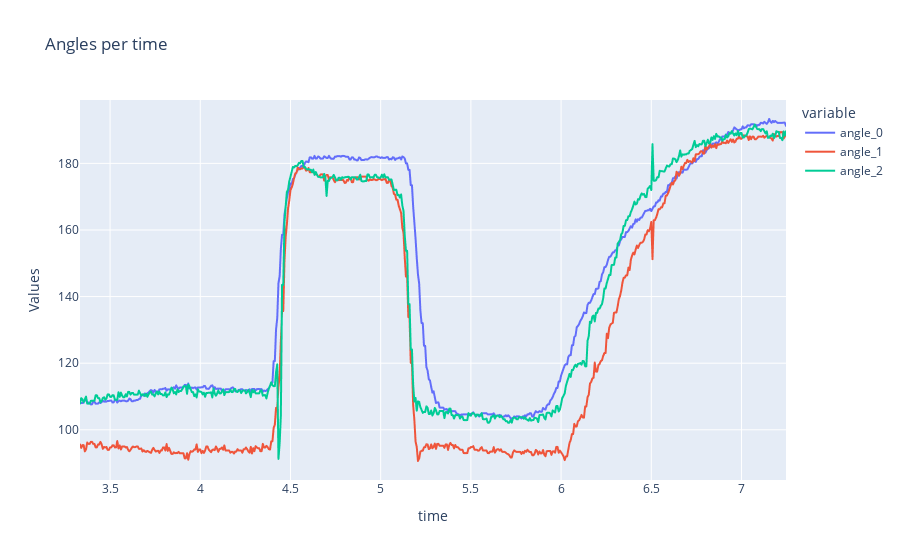

Notebook source saved alongside this figure:
### Markdown cell above
# Angle / Time plot

### Code cell
# Create a Line Graph using Plotly Express
fig = px.line(df_raw_angles, x='time', y=['angle_0', 'angle_1', 'angle_2'],  labels={'value': 'Values'},title='Angles per time')
# Show the plot
fig.show()

### Figure 1 — Plotly figure (JSON) as saved in the notebook; plotly's stock layout.template omitted (floating-point values rounded to 4 significant figures; data arrays with more than 128 entries replaced by an {"elided": "..."} marker saying what was removed)
{"data": [{"hovertemplate": "variable=angle_0<br>time=%{x}<br>Values=%{y}<extra></extra>", "legendgroup": "angle_0", "line": {"color": "#636efa", "dash": "solid"}, "marker": {"symbol": "circle"}, "mode": "lines", "name": "angle_0", "showlegend": true, "x": {"elided": "588 float values"}, "xaxis": "x", "y": {"elided": "588 float values"}, "yaxis": "y", "type": "scattergl"}, {"hovertemplate": "variable=angle_1<br>time=%{x}<br>Values=%{y}<extra></extra>", "legendgroup": "angle_1", "line": {"color": "#EF553B", "dash": "solid"}, "marker": {"symbol": "circle"}, "mode": "lines", "name": "angle_1", "showlegend": true, "x": {"elided": "588 float values"}, "xaxis": "x", "y": {"elided": "588 float values"}, "yaxis": "y", "type": "scattergl"}, {"hovertemplate": "variable=angle_2<br>time=%{x}<br>Values=%{y}<extra></extra>", "legendgroup": "angle_2", "line": {"color": "#00cc96", "dash": "solid"}, "marker": {"symbol": "circle"}, "mode": "lines", "name": "angle_2", "showlegend": true, "x": {"elided": "588 float values"}, "xaxis": "x", "y": {"elided": "588 float values"}, "yaxis": "y", "type": "scattergl"}], "layout": {"xaxis": {"anchor": "y", "domain": [0.0, 1.0], "title": {"text": "time"}}, "yaxis": {"anchor": "x", "domain": [0.0, 1.0], "title": {"text": "Values"}}, "legend": {"title": {"text": "variable"}, "tracegroupgap": 0}, "title": {"text": "Angles per time"}}}
